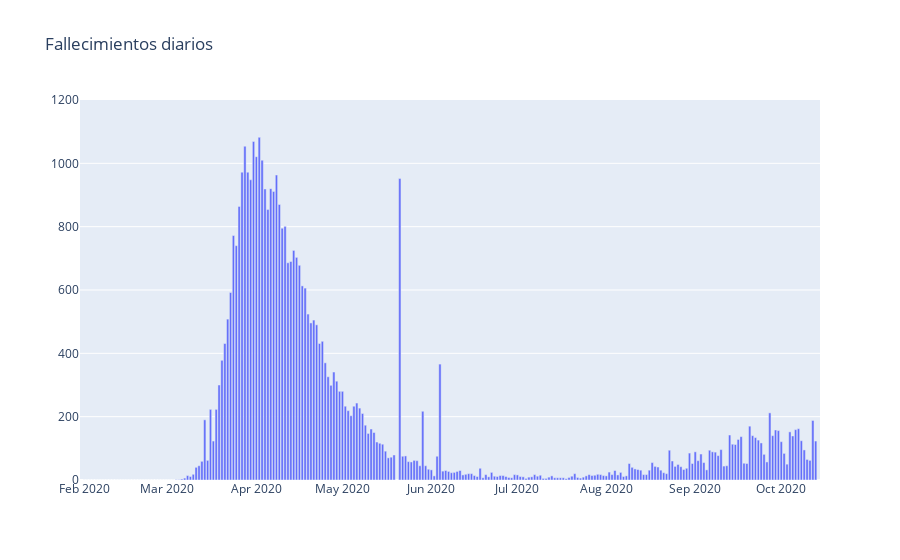

Here is the notebook cell this chart was saved with:
### Markdown cell above
La peor cifra, sin embargo, es la de los fallecidos durante la pandemia.

### Code cell
fig = go.Figure(data=[go.Bar(x=spain['date'], y=spain['daily_deaths'])], layout=go.Layout(title=go.layout.Title(text='Fallecimientos diarios')))
fig.update_yaxes(range=[0,1200])
fig.show()

### Figure 1 — Plotly figure (JSON) as saved in the notebook; plotly's stock layout.template omitted (floating-point values rounded to 4 significant figures; data arrays with more than 128 entries replaced by an {"elided": "..."} marker saying what was removed)
{"data": [{"type": "bar", "x": {"elided": "258 str values"}, "y": {"elided": "258 int values"}}], "layout": {"title": {"text": "Fallecimientos diarios"}, "yaxis": {"range": [0, 1200]}}}
